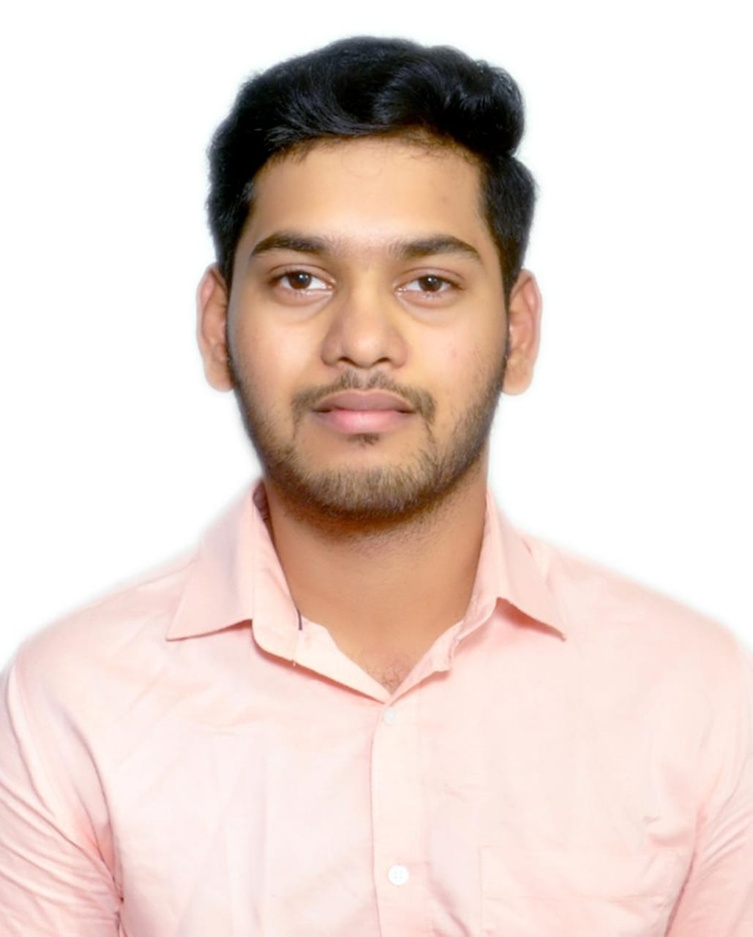
#> input picture Sharath_color.jpg, 753 x 937 px, shrunk from 1029 x 1280 before the run
$ jupyter execute Lab1-sarat.ipynb
#> lines starting #> are read from the running program, lines starting #| are printed output that depends on the picture
[cell 1]
#!/usr/bin/env python
# coding: utf-8

# Assignment : Lab_1-Reading an image

# Name:Sarat Chandra Sai Medidi

# PSID: 2211237

# 1.Take a head shot picture of yourself I. Read and display the image

[cell 2]
# In[8]:

import cv2
import matplotlib.pyplot as plt

file_path = 'Sharath_color.jpg'

# Read the image using OpenCV
image = cv2.imread(file_path)
#> image is the input picture: shape (937, 753, 3); mean B, G, R 205.6, 212.9, 230.2

# Convert the image from BGR to RGB (OpenCV reads images in BGR format)
image = cv2.cvtColor(image, cv2.COLOR_BGR2RGB)

# Display the image using Matplotlib
plt.imshow(image)
plt.axis('off')  # Hide the axes
plt.show()
# In[21]:


output_file_path = 'output_images/Sharath_color.jpg'
cv2.imwrite(output_file_path, cv2.cvtColor(image, cv2.COLOR_RGB2BGR))
#> Out = True

[cell 3]
import cv2

file_path = 'Sharath_color.jpg'

# Read the image using OpenCV
image = cv2.imread(file_path)

# Check if the image is loaded successfully
if image is None:
    print("Error: Unable to load the image.")
else:
    # Get the dimensions (height and width) of the image
    height, width, _ = image.shape
#> height = 937; width = 753

    # Print the dimensions
    print("Image Height:", height)
#| Image Height: 937
    print("Image Width:", width)
#| Image Width: 753
# III. Print the picture intensity

# In[15]:


b, g, r = cv2.split(image)
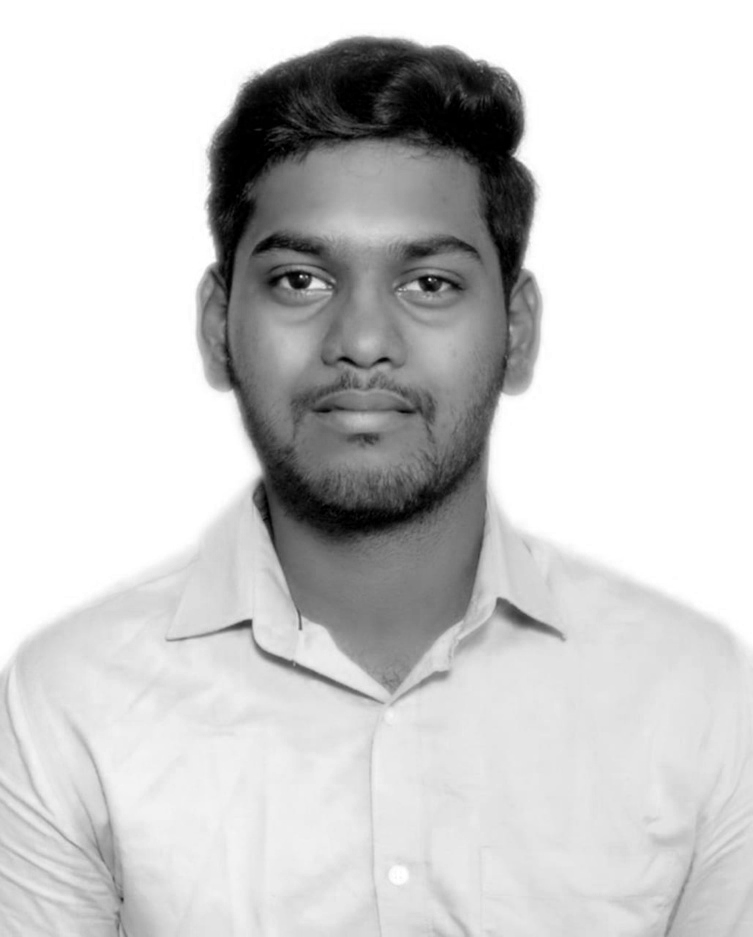
#> b: shape (937, 753); min 0, max 255, mean 205.6
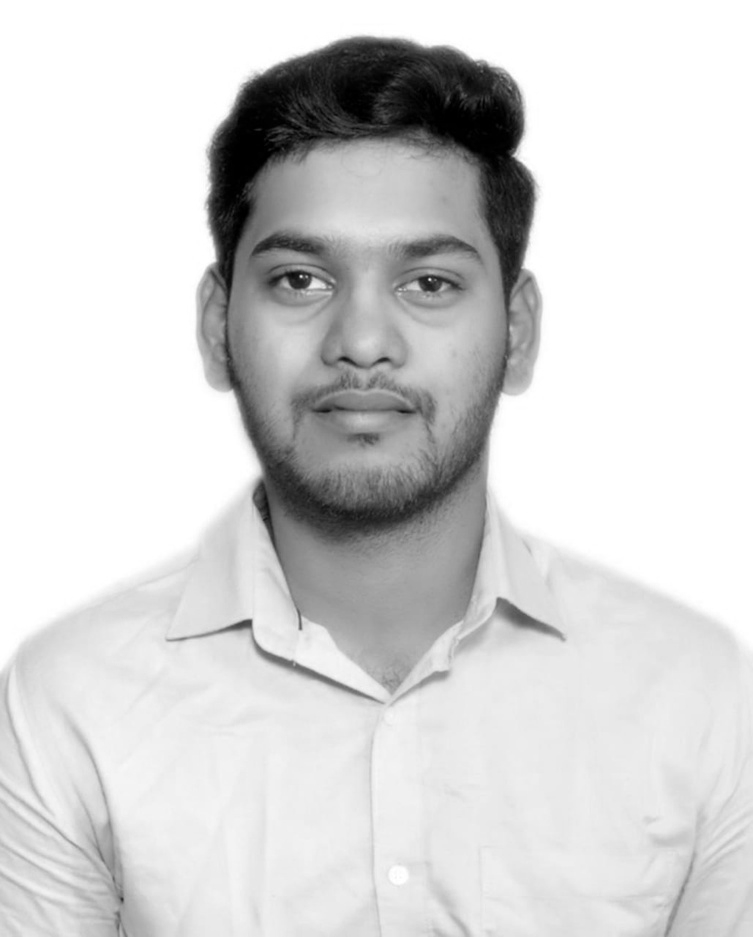
#> g: shape (937, 753); min 0, max 255, mean 212.9
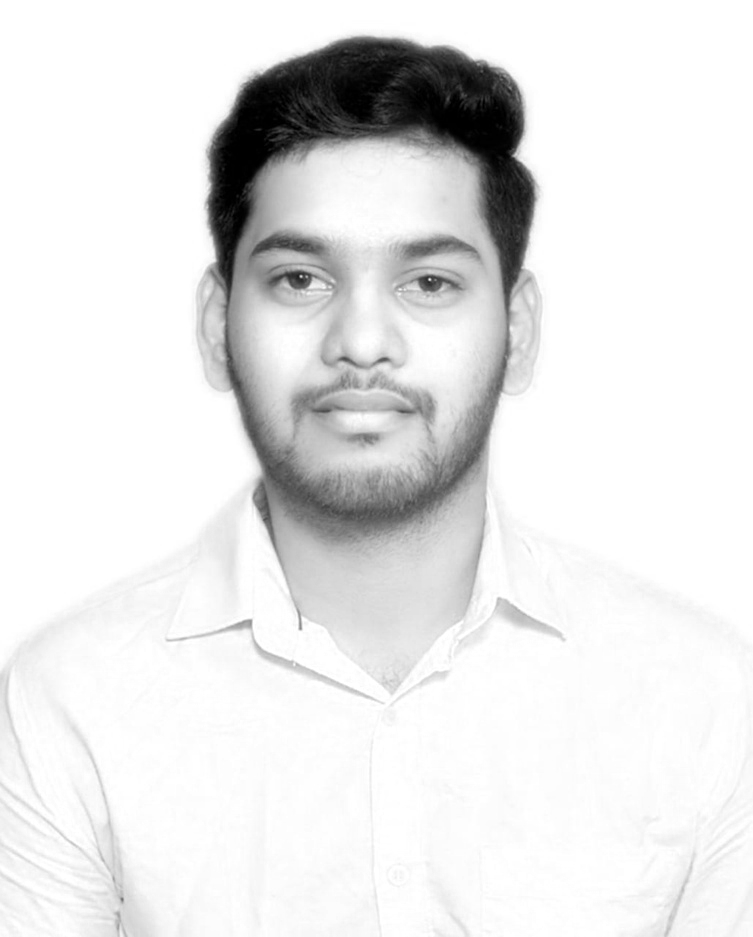
#> r: shape (937, 753); min 0, max 255, mean 230.2

r_intensity_values = []
g_intensity_values = []
b_intensity_values = []

    # Iterate over the first 100 pixels of each band
for i in range(100):
        r_intensity_values.append(r[0, i])
        g_intensity_values.append(g[0, i])
        b_intensity_values.append(b[0, i])
#> after the loop, b_intensity_values = 100 values from 255 to 255; g_intensity_values = 100 values from 255 to 255; r_intensity_values = 100 values from 255 to 255

    # Print the intensity values for each band
print("Red Intensity Values (first 100 pixels):", r_intensity_values)
#> (printed output is left out)
print("Green Intensity Values (first 100 pixels):", g_intensity_values)
#> (printed output is left out)
print("Blue Intensity Values (first 100 pixels):", b_intensity_values)
#> (printed output is left out)

[cell 4]
# IV. Is this a digital image? Explain why.

# Answer: Yes, this qualifies as a digital image. It's loaded into memory as a digital representation when we open it using the
#     PIL library in Python. From this digital representation,
#     we can extract color and intensity information to analyze or manipulate the image as necessary.

[cell 5]
# 2.Convert the Picture from 1 above to gray color and display

# In[14]:


import cv2
import matplotlib.pyplot as plt

file_path = 'Sharath_color.jpg'

# Read the image using OpenCV
img = cv2.imread(file_path, cv2.IMREAD_GRAYSCALE)
#> img: shape (937, 753); min 0, max 255, mean 217.2

# Check if the image is loaded successfully
if img is None:
    print("Error: Unable to load the image.")
else:
    # Display the grayscale image using Matplotlib
    plt.imshow(img, cmap='gray')
    plt.axis('off')  # Turn off axis
    plt.show()


# In[22]:


output_file_path = 'output_images/Sharath_gray.jpg'
cv2.imwrite(output_file_path, cv2.cvtColor(image, cv2.COLOR_BGR2GRAY))
#> Out = True

[cell 6]
# I. Print the coordinates.

# In[17]:


img_gray = cv2.imread('Sharath_color.jpg', cv2.IMREAD_GRAYSCALE)

if img_gray is None:
    print("Error: Unable to load the image.")
else:

    height, width = img_gray.shape[:2]


    print("Image Width:", width)
#| Image Width: 753
    print("Image Height:", height)
#| Image Height: 937

[cell 7]
# II. Print the picture intensity

# In[20]:


import numpy as np

file_path = 'Sharath_color.jpg'
# Read the image using OpenCV
img_gray = cv2.imread(file_path, cv2.IMREAD_GRAYSCALE)

# Check if the image is loaded successfully
if img_gray is None:
    print("Error: Unable to load the image.")
else:
    # Convert the grayscale image to a NumPy array
    img_gray_array = np.array(img_gray)

    # Flatten the array to obtain intensity values of all pixels
    intensity_values = img_gray_array.flatten()

    # Print the intensity values
    print("Intensity Values:", intensity_values)
#> (printed output is left out)
